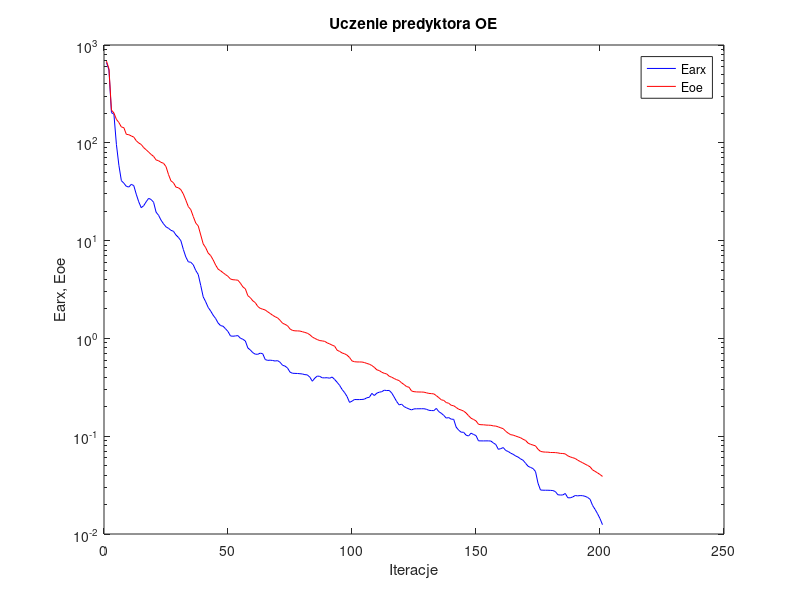
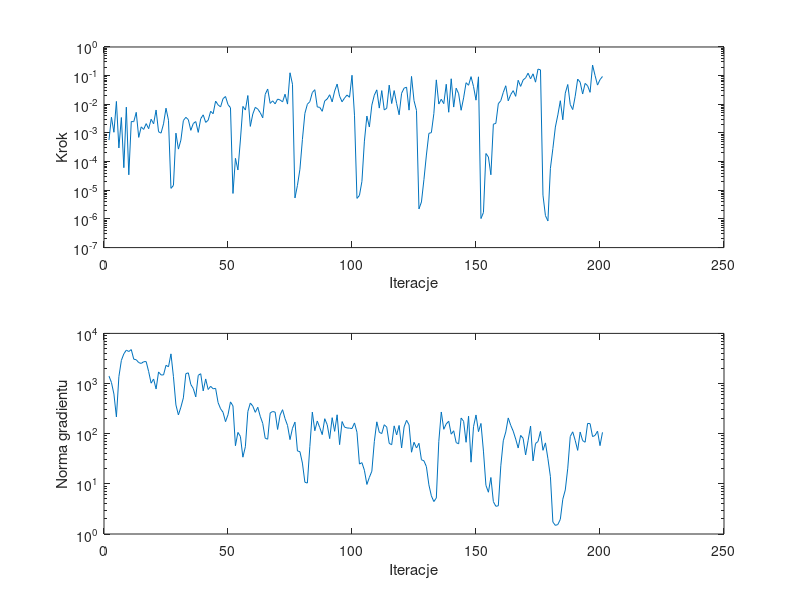

Source code (MATLAB) for these figures, in order:
%uczenie predyktora oe
clear all;
n=0; farx(n+1)=6.619626e+002; foe(n+1)=6.842636e+002; wspucz(n+1)=0.000000e+000; ng(n+1)=0.000000e+000;
%odnowa zmiennej metryki
n=1; farx(n+1)=5.558534e+002; foe(n+1)=5.716702e+002; krok(n+1)=5.636956e-004; ng(n+1)=1.409156e+003;
n=2; farx(n+1)=2.036499e+002; foe(n+1)=2.158086e+002; krok(n+1)=3.544455e-003; ng(n+1)=1.052633e+003;
n=3; farx(n+1)=1.956410e+002; foe(n+1)=2.019152e+002; krok(n+1)=1.058508e-003; ng(n+1)=6.168479e+002;
n=4; farx(n+1)=9.634719e+001; foe(n+1)=1.736535e+002; krok(n+1)=1.260621e-002; ng(n+1)=2.162419e+002;
n=5; farx(n+1)=5.890571e+001; foe(n+1)=1.611949e+002; krok(n+1)=2.995066e-004; ng(n+1)=1.371132e+003;
n=6; farx(n+1)=4.101895e+001; foe(n+1)=1.451453e+002; krok(n+1)=3.460293e-003; ng(n+1)=2.893570e+003;
n=7; farx(n+1)=3.864625e+001; foe(n+1)=1.429284e+002; krok(n+1)=6.140602e-005; ng(n+1)=3.915590e+003;
n=8; farx(n+1)=3.588982e+001; foe(n+1)=1.221254e+002; krok(n+1)=7.946434e-003; ng(n+1)=4.634063e+003;
n=9; farx(n+1)=3.528145e+001; foe(n+1)=1.209780e+002; krok(n+1)=3.466942e-005; ng(n+1)=4.353205e+003;
n=10; farx(n+1)=3.759886e+001; foe(n+1)=1.175714e+002; krok(n+1)=2.510374e-003; ng(n+1)=4.752175e+003;
n=11; farx(n+1)=3.652905e+001; foe(n+1)=1.143398e+002; krok(n+1)=2.474886e-003; ng(n+1)=3.057785e+003;
n=12; farx(n+1)=2.982662e+001; foe(n+1)=1.051412e+002; krok(n+1)=5.241643e-003; ng(n+1)=2.981313e+003;
n=13; farx(n+1)=2.494942e+001; foe(n+1)=9.952640e+001; krok(n+1)=7.010405e-004; ng(n+1)=2.616621e+003;
n=14; farx(n+1)=2.170706e+001; foe(n+1)=9.621152e+001; krok(n+1)=1.631651e-003; ng(n+1)=2.518340e+003;
n=15; farx(n+1)=2.274668e+001; foe(n+1)=8.927516e+001; krok(n+1)=1.329544e-003; ng(n+1)=2.725657e+003;
n=16; farx(n+1)=2.496044e+001; foe(n+1)=8.488243e+001; krok(n+1)=2.118327e-003; ng(n+1)=2.741631e+003;
n=17; farx(n+1)=2.703865e+001; foe(n+1)=8.035572e+001; krok(n+1)=1.409080e-003; ng(n+1)=1.735987e+003;
n=18; farx(n+1)=2.632246e+001; foe(n+1)=7.603707e+001; krok(n+1)=3.011555e-003; ng(n+1)=1.017608e+003;
n=19; farx(n+1)=2.463931e+001; foe(n+1)=7.258865e+001; krok(n+1)=2.086706e-003; ng(n+1)=1.231595e+003;
n=20; farx(n+1)=1.952696e+001; foe(n+1)=6.683412e+001; krok(n+1)=6.324208e-003; ng(n+1)=7.788616e+002;
n=21; farx(n+1)=1.814745e+001; foe(n+1)=6.557123e+001; krok(n+1)=1.102111e-003; ng(n+1)=1.704306e+003;
n=22; farx(n+1)=1.617884e+001; foe(n+1)=6.311332e+001; krok(n+1)=9.854180e-004; ng(n+1)=1.485700e+003;
n=23; farx(n+1)=1.484698e+001; foe(n+1)=6.175841e+001; krok(n+1)=2.075244e-003; ng(n+1)=1.484745e+003;
n=24; farx(n+1)=1.382475e+001; foe(n+1)=5.711732e+001; krok(n+1)=7.321912e-003; ng(n+1)=2.309812e+003;
n=25; farx(n+1)=1.336116e+001; foe(n+1)=4.741810e+001; krok(n+1)=2.774090e-003; ng(n+1)=2.157439e+003;
%odnowa zmiennej metryki
n=26; farx(n+1)=1.273668e+001; foe(n+1)=4.080359e+001; krok(n+1)=1.165470e-005; ng(n+1)=3.906557e+003;
n=27; farx(n+1)=1.245999e+001; foe(n+1)=3.908001e+001; krok(n+1)=1.476011e-005; ng(n+1)=1.370352e+003;
n=28; farx(n+1)=1.142440e+001; foe(n+1)=3.522174e+001; krok(n+1)=9.855289e-004; ng(n+1)=3.744710e+002;
n=29; farx(n+1)=1.078146e+001; foe(n+1)=3.471167e+001; krok(n+1)=2.734728e-004; ng(n+1)=2.369798e+002;
n=30; farx(n+1)=9.965820e+000; foe(n+1)=3.316410e+001; krok(n+1)=5.617933e-004; ng(n+1)=3.374756e+002;
n=31; farx(n+1)=8.110691e+000; foe(n+1)=2.989836e+001; krok(n+1)=2.707062e-003; ng(n+1)=5.181243e+002;
n=32; farx(n+1)=6.793614e+000; foe(n+1)=2.588558e+001; krok(n+1)=3.516052e-003; ng(n+1)=1.574145e+003;
n=33; farx(n+1)=6.064477e+000; foe(n+1)=2.225815e+001; krok(n+1)=2.926191e-003; ng(n+1)=1.635256e+003;
n=34; farx(n+1)=6.007172e+000; foe(n+1)=2.071437e+001; krok(n+1)=1.234892e-003; ng(n+1)=9.587229e+002;
n=35; farx(n+1)=5.655093e+000; foe(n+1)=1.761116e+001; krok(n+1)=2.133311e-003; ng(n+1)=7.960754e+002;
n=36; farx(n+1)=4.947914e+000; foe(n+1)=1.511317e+001; krok(n+1)=2.500228e-003; ng(n+1)=5.419696e+002;
n=37; farx(n+1)=4.500903e+000; foe(n+1)=1.411909e+001; krok(n+1)=1.047362e-003; ng(n+1)=1.458185e+003;
n=38; farx(n+1)=3.482243e+000; foe(n+1)=1.142528e+001; krok(n+1)=3.144401e-003; ng(n+1)=1.570165e+003;
n=39; farx(n+1)=2.661669e+000; foe(n+1)=9.256932e+000; krok(n+1)=4.290347e-003; ng(n+1)=7.137740e+002;
n=40; farx(n+1)=2.370089e+000; foe(n+1)=8.464231e+000; krok(n+1)=2.339724e-003; ng(n+1)=1.235203e+003;
n=41; farx(n+1)=2.076092e+000; foe(n+1)=7.463645e+000; krok(n+1)=2.778799e-003; ng(n+1)=7.604077e+002;
n=42; farx(n+1)=1.907561e+000; foe(n+1)=7.031824e+000; krok(n+1)=5.711090e-003; ng(n+1)=8.814065e+002;
n=43; farx(n+1)=1.727649e+000; foe(n+1)=6.360451e+000; krok(n+1)=4.687691e-003; ng(n+1)=7.860566e+002;
n=44; farx(n+1)=1.598912e+000; foe(n+1)=5.631220e+000; krok(n+1)=1.295158e-002; ng(n+1)=8.011658e+002;
n=45; farx(n+1)=1.438557e+000; foe(n+1)=5.110932e+000; krok(n+1)=9.552064e-003; ng(n+1)=4.171052e+002;
n=46; farx(n+1)=1.351802e+000; foe(n+1)=4.918180e+000; krok(n+1)=8.092065e-003; ng(n+1)=3.145836e+002;
n=47; farx(n+1)=1.332286e+000; foe(n+1)=4.696639e+000; krok(n+1)=1.576669e-002; ng(n+1)=2.668552e+002;
n=48; farx(n+1)=1.254714e+000; foe(n+1)=4.493642e+000; krok(n+1)=1.868912e-002; ng(n+1)=1.738624e+002;
n=49; farx(n+1)=1.175878e+000; foe(n+1)=4.310594e+000; krok(n+1)=9.752865e-003; ng(n+1)=2.388883e+002;
n=50; farx(n+1)=1.059047e+000; foe(n+1)=4.045934e+000; krok(n+1)=7.592571e-003; ng(n+1)=4.307707e+002;
%odnowa zmiennej metryki
n=51; farx(n+1)=1.052887e+000; foe(n+1)=3.980247e+000; krok(n+1)=7.746296e-006; ng(n+1)=3.580568e+002;
n=52; farx(n+1)=1.059957e+000; foe(n+1)=3.963824e+000; krok(n+1)=1.304191e-004; ng(n+1)=5.754668e+001;
n=53; farx(n+1)=1.068210e+000; foe(n+1)=3.933583e+000; krok(n+1)=5.111781e-005; ng(n+1)=1.060792e+002;
n=54; farx(n+1)=1.003908e+000; foe(n+1)=3.668296e+000; krok(n+1)=5.685319e-004; ng(n+1)=8.829147e+001;
n=55; farx(n+1)=9.800289e-001; foe(n+1)=3.364184e+000; krok(n+1)=8.443488e-003; ng(n+1)=3.402509e+001;
n=56; farx(n+1)=9.408515e-001; foe(n+1)=3.211094e+000; krok(n+1)=6.303106e-003; ng(n+1)=5.495010e+001;
n=57; farx(n+1)=7.982244e-001; foe(n+1)=2.732579e+000; krok(n+1)=2.024365e-002; ng(n+1)=2.765925e+002;
n=58; farx(n+1)=7.617199e-001; foe(n+1)=2.607824e+000; krok(n+1)=1.694223e-003; ng(n+1)=4.085903e+002;
n=59; farx(n+1)=7.147967e-001; foe(n+1)=2.422536e+000; krok(n+1)=4.578975e-003; ng(n+1)=3.543773e+002;
n=60; farx(n+1)=6.899913e-001; foe(n+1)=2.322205e+000; krok(n+1)=7.824004e-003; ng(n+1)=2.665774e+002;
n=61; farx(n+1)=6.878241e-001; foe(n+1)=2.120883e+000; krok(n+1)=6.817777e-003; ng(n+1)=3.367589e+002;
n=62; farx(n+1)=7.069256e-001; foe(n+1)=2.028893e+000; krok(n+1)=5.107684e-003; ng(n+1)=2.224349e+002;
n=63; farx(n+1)=6.972601e-001; foe(n+1)=1.988801e+000; krok(n+1)=3.376031e-003; ng(n+1)=1.609470e+002;
n=64; farx(n+1)=6.081743e-001; foe(n+1)=1.953136e+000; krok(n+1)=2.223039e-002; ng(n+1)=8.115701e+001;
n=65; farx(n+1)=5.960176e-001; foe(n+1)=1.871088e+000; krok(n+1)=3.413297e-002; ng(n+1)=7.771878e+001;
n=66; farx(n+1)=5.989939e-001; foe(n+1)=1.799420e+000; krok(n+1)=1.076348e-002; ng(n+1)=2.588855e+002;
n=67; farx(n+1)=5.945405e-001; foe(n+1)=1.724335e+000; krok(n+1)=1.321526e-002; ng(n+1)=2.771640e+002;
n=68; farx(n+1)=5.873916e-001; foe(n+1)=1.665635e+000; krok(n+1)=1.037360e-002; ng(n+1)=2.696634e+002;
n=69; farx(n+1)=5.923465e-001; foe(n+1)=1.620645e+000; krok(n+1)=1.520419e-002; ng(n+1)=1.214517e+002;
n=70; farx(n+1)=5.698988e-001; foe(n+1)=1.530164e+000; krok(n+1)=1.417782e-002; ng(n+1)=2.351073e+002;
n=71; farx(n+1)=5.309576e-001; foe(n+1)=1.428896e+000; krok(n+1)=1.213054e-002; ng(n+1)=3.011369e+002;
n=72; farx(n+1)=5.212952e-001; foe(n+1)=1.392035e+000; krok(n+1)=2.251094e-002; ng(n+1)=2.000649e+002;
n=73; farx(n+1)=4.979017e-001; foe(n+1)=1.347504e+000; krok(n+1)=1.017451e-002; ng(n+1)=1.461460e+002;
n=74; farx(n+1)=4.522120e-001; foe(n+1)=1.249829e+000; krok(n+1)=1.257595e-001; ng(n+1)=7.627752e+001;
n=75; farx(n+1)=4.401364e-001; foe(n+1)=1.207022e+000; krok(n+1)=5.018717e-002; ng(n+1)=1.284336e+002;
%odnowa zmiennej metryki
n=76; farx(n+1)=4.388614e-001; foe(n+1)=1.194986e+000; krok(n+1)=5.403553e-006; ng(n+1)=1.704207e+002;
n=77; farx(n+1)=4.378464e-001; foe(n+1)=1.193123e+000; krok(n+1)=1.484032e-005; ng(n+1)=4.525215e+001;
n=78; farx(n+1)=4.355279e-001; foe(n+1)=1.188965e+000; krok(n+1)=5.434585e-005; ng(n+1)=4.387773e+001;
n=79; farx(n+1)=4.327095e-001; foe(n+1)=1.169809e+000; krok(n+1)=5.871034e-004; ng(n+1)=2.596766e+001;
n=80; farx(n+1)=4.262283e-001; foe(n+1)=1.151041e+000; krok(n+1)=4.812762e-003; ng(n+1)=1.077074e+001;
n=81; farx(n+1)=4.234130e-001; foe(n+1)=1.129188e+000; krok(n+1)=1.004150e-002; ng(n+1)=1.037138e+001;
n=82; farx(n+1)=4.016587e-001; foe(n+1)=1.090104e+000; krok(n+1)=1.238474e-002; ng(n+1)=5.538122e+001;
n=83; farx(n+1)=3.648409e-001; foe(n+1)=1.033621e+000; krok(n+1)=2.571924e-002; ng(n+1)=2.696207e+002;
n=84; farx(n+1)=3.922373e-001; foe(n+1)=9.993530e-001; krok(n+1)=3.234070e-002; ng(n+1)=1.145684e+002;
n=85; farx(n+1)=4.122608e-001; foe(n+1)=9.729964e-001; krok(n+1)=8.108299e-003; ng(n+1)=1.790124e+002;
n=86; farx(n+1)=4.091391e-001; foe(n+1)=9.497028e-001; krok(n+1)=7.796370e-003; ng(n+1)=1.322238e+002;
n=87; farx(n+1)=3.953417e-001; foe(n+1)=9.430416e-001; krok(n+1)=5.699196e-003; ng(n+1)=9.588664e+001;
n=88; farx(n+1)=3.951867e-001; foe(n+1)=9.327201e-001; krok(n+1)=1.311143e-002; ng(n+1)=1.989704e+002;
n=89; farx(n+1)=3.962152e-001; foe(n+1)=9.000704e-001; krok(n+1)=1.536047e-002; ng(n+1)=1.514273e+002;
n=90; farx(n+1)=3.918507e-001; foe(n+1)=8.782019e-001; krok(n+1)=2.156300e-002; ng(n+1)=7.984101e+001;
n=91; farx(n+1)=4.028676e-001; foe(n+1)=8.532454e-001; krok(n+1)=1.214360e-002; ng(n+1)=2.086465e+002;
n=92; farx(n+1)=3.802277e-001; foe(n+1)=8.326984e-001; krok(n+1)=2.900728e-002; ng(n+1)=1.114765e+002;
n=93; farx(n+1)=3.558179e-001; foe(n+1)=7.567440e-001; krok(n+1)=5.079872e-002; ng(n+1)=2.382884e+002;
n=94; farx(n+1)=3.310355e-001; foe(n+1)=7.363054e-001; krok(n+1)=1.920518e-002; ng(n+1)=6.056984e+001;
n=95; farx(n+1)=3.006335e-001; foe(n+1)=7.099300e-001; krok(n+1)=1.223760e-002; ng(n+1)=1.746659e+002;
n=96; farx(n+1)=2.793405e-001; foe(n+1)=6.964875e-001; krok(n+1)=1.661484e-002; ng(n+1)=1.350901e+002;
n=97; farx(n+1)=2.547737e-001; foe(n+1)=6.742353e-001; krok(n+1)=2.107351e-002; ng(n+1)=1.302301e+002;
n=98; farx(n+1)=2.217112e-001; foe(n+1)=6.381587e-001; krok(n+1)=1.759944e-002; ng(n+1)=1.290348e+002;
n=99; farx(n+1)=2.281399e-001; foe(n+1)=5.885249e-001; krok(n+1)=1.032026e-001; ng(n+1)=1.266442e+002;
n=100; farx(n+1)=2.373182e-001; foe(n+1)=5.774762e-001; krok(n+1)=4.173411e-003; ng(n+1)=1.639744e+002;
%odnowa zmiennej metryki
n=101; farx(n+1)=2.368038e-001; foe(n+1)=5.744502e-001; krok(n+1)=5.209906e-006; ng(n+1)=1.069336e+002;
n=102; farx(n+1)=2.368835e-001; foe(n+1)=5.742867e-001; krok(n+1)=6.609021e-006; ng(n+1)=2.479083e+001;
n=103; farx(n+1)=2.374306e-001; foe(n+1)=5.735443e-001; krok(n+1)=2.042530e-005; ng(n+1)=2.649783e+001;
n=104; farx(n+1)=2.392906e-001; foe(n+1)=5.665237e-001; krok(n+1)=5.188110e-004; ng(n+1)=1.865473e+001;
n=105; farx(n+1)=2.472546e-001; foe(n+1)=5.544417e-001; krok(n+1)=3.890421e-003; ng(n+1)=9.726251e+000;
n=106; farx(n+1)=2.499710e-001; foe(n+1)=5.446163e-001; krok(n+1)=1.611746e-003; ng(n+1)=1.346681e+001;
n=107; farx(n+1)=2.741959e-001; foe(n+1)=5.280991e-001; krok(n+1)=9.356732e-003; ng(n+1)=1.786879e+001;
n=108; farx(n+1)=2.605469e-001; foe(n+1)=5.058889e-001; krok(n+1)=2.085765e-002; ng(n+1)=6.965321e+001;
n=109; farx(n+1)=2.755233e-001; foe(n+1)=4.772625e-001; krok(n+1)=3.192003e-002; ng(n+1)=1.724700e+002;
n=110; farx(n+1)=2.819036e-001; foe(n+1)=4.690199e-001; krok(n+1)=7.366454e-003; ng(n+1)=1.065724e+002;
n=111; farx(n+1)=2.851625e-001; foe(n+1)=4.506973e-001; krok(n+1)=3.006802e-002; ng(n+1)=1.005742e+002;
n=112; farx(n+1)=2.954777e-001; foe(n+1)=4.399105e-001; krok(n+1)=6.353015e-003; ng(n+1)=1.508471e+002;
n=113; farx(n+1)=2.929366e-001; foe(n+1)=4.329442e-001; krok(n+1)=7.251821e-003; ng(n+1)=1.355817e+002;
n=114; farx(n+1)=2.937395e-001; foe(n+1)=4.101397e-001; krok(n+1)=4.669156e-002; ng(n+1)=6.421973e+001;
n=115; farx(n+1)=2.770642e-001; foe(n+1)=4.010534e-001; krok(n+1)=1.063635e-002; ng(n+1)=6.025496e+001;
n=116; farx(n+1)=2.513913e-001; foe(n+1)=3.888441e-001; krok(n+1)=3.012318e-002; ng(n+1)=1.432043e+002;
n=117; farx(n+1)=2.263190e-001; foe(n+1)=3.782277e-001; krok(n+1)=1.059021e-002; ng(n+1)=9.465333e+001;
n=118; farx(n+1)=2.090984e-001; foe(n+1)=3.703257e-001; krok(n+1)=4.315901e-003; ng(n+1)=1.460010e+002;
n=119; farx(n+1)=2.125088e-001; foe(n+1)=3.512220e-001; krok(n+1)=2.428721e-002; ng(n+1)=5.191584e+001;
n=120; farx(n+1)=2.008071e-001; foe(n+1)=3.374258e-001; krok(n+1)=3.651364e-002; ng(n+1)=1.362047e+002;
n=121; farx(n+1)=1.948006e-001; foe(n+1)=3.216373e-001; krok(n+1)=3.962827e-002; ng(n+1)=1.848805e+002;
n=122; farx(n+1)=1.898996e-001; foe(n+1)=3.167269e-001; krok(n+1)=6.256921e-003; ng(n+1)=1.505515e+002;
n=123; farx(n+1)=1.858482e-001; foe(n+1)=2.902068e-001; krok(n+1)=9.406594e-002; ng(n+1)=4.271714e+001;
n=124; farx(n+1)=1.901389e-001; foe(n+1)=2.853137e-001; krok(n+1)=1.345640e-002; ng(n+1)=6.747813e+001;
n=125; farx(n+1)=1.906981e-001; foe(n+1)=2.837290e-001; krok(n+1)=6.130766e-003; ng(n+1)=5.192764e+001;
%odnowa zmiennej metryki
n=126; farx(n+1)=1.907831e-001; foe(n+1)=2.831578e-001; krok(n+1)=2.233942e-006; ng(n+1)=6.437564e+001;
n=127; farx(n+1)=1.909030e-001; foe(n+1)=2.829258e-001; krok(n+1)=3.910923e-006; ng(n+1)=3.019047e+001;
n=128; farx(n+1)=1.909353e-001; foe(n+1)=2.820684e-001; krok(n+1)=2.351238e-005; ng(n+1)=2.882086e+001;
n=129; farx(n+1)=1.885395e-001; foe(n+1)=2.778272e-001; krok(n+1)=1.697983e-004; ng(n+1)=2.207054e+001;
n=130; farx(n+1)=1.840036e-001; foe(n+1)=2.739217e-001; krok(n+1)=9.697088e-004; ng(n+1)=9.560788e+000;
n=131; farx(n+1)=1.829914e-001; foe(n+1)=2.725135e-001; krok(n+1)=1.026670e-003; ng(n+1)=5.765599e+000;
n=132; farx(n+1)=1.825910e-001; foe(n+1)=2.708277e-001; krok(n+1)=4.702595e-003; ng(n+1)=4.434439e+000;
n=133; farx(n+1)=1.925217e-001; foe(n+1)=2.598664e-001; krok(n+1)=7.119534e-002; ng(n+1)=5.226148e+000;
n=134; farx(n+1)=1.782903e-001; foe(n+1)=2.478472e-001; krok(n+1)=1.019447e-002; ng(n+1)=7.033873e+001;
n=135; farx(n+1)=1.716621e-001; foe(n+1)=2.357364e-001; krok(n+1)=1.501192e-002; ng(n+1)=2.710363e+002;
n=136; farx(n+1)=1.632286e-001; foe(n+1)=2.321384e-001; krok(n+1)=1.053841e-002; ng(n+1)=1.224716e+002;
n=137; farx(n+1)=1.531606e-001; foe(n+1)=2.208693e-001; krok(n+1)=5.005537e-002; ng(n+1)=1.567474e+002;
n=138; farx(n+1)=1.549747e-001; foe(n+1)=2.172271e-001; krok(n+1)=5.282995e-003; ng(n+1)=1.774434e+002;
n=139; farx(n+1)=1.493802e-001; foe(n+1)=2.071087e-001; krok(n+1)=7.780615e-002; ng(n+1)=9.788419e+001;
n=140; farx(n+1)=1.488424e-001; foe(n+1)=2.047342e-001; krok(n+1)=8.003391e-003; ng(n+1)=1.143760e+002;
n=141; farx(n+1)=1.238332e-001; foe(n+1)=1.967984e-001; krok(n+1)=3.660091e-002; ng(n+1)=6.656095e+001;
n=142; farx(n+1)=1.153965e-001; foe(n+1)=1.887371e-001; krok(n+1)=2.340953e-002; ng(n+1)=6.271253e+001;
n=143; farx(n+1)=1.098855e-001; foe(n+1)=1.853135e-001; krok(n+1)=6.192369e-003; ng(n+1)=2.054923e+002;
n=144; farx(n+1)=1.097383e-001; foe(n+1)=1.807117e-001; krok(n+1)=1.673020e-002; ng(n+1)=1.768519e+002;
n=145; farx(n+1)=1.024625e-001; foe(n+1)=1.727843e-001; krok(n+1)=5.671128e-002; ng(n+1)=6.739674e+001;
n=146; farx(n+1)=1.005368e-001; foe(n+1)=1.619365e-001; krok(n+1)=4.614317e-002; ng(n+1)=2.234812e+002;
n=147; farx(n+1)=1.074368e-001; foe(n+1)=1.526876e-001; krok(n+1)=9.233170e-002; ng(n+1)=2.705246e+001;
n=148; farx(n+1)=1.041683e-001; foe(n+1)=1.483762e-001; krok(n+1)=4.160550e-002; ng(n+1)=1.380149e+002;
n=149; farx(n+1)=1.015098e-001; foe(n+1)=1.433863e-001; krok(n+1)=1.394241e-002; ng(n+1)=2.364584e+002;
n=150; farx(n+1)=8.966367e-002; foe(n+1)=1.324253e-001; krok(n+1)=9.089589e-002; ng(n+1)=1.098902e+002;
%odnowa zmiennej metryki
n=151; farx(n+1)=8.955741e-002; foe(n+1)=1.310443e-001; krok(n+1)=1.030627e-006; ng(n+1)=1.600910e+002;
n=152; farx(n+1)=8.951045e-002; foe(n+1)=1.308678e-001; krok(n+1)=1.673753e-006; ng(n+1)=4.497379e+001;
n=153; farx(n+1)=8.958375e-002; foe(n+1)=1.299590e-001; krok(n+1)=1.915864e-004; ng(n+1)=9.347569e+000;
n=154; farx(n+1)=8.956990e-002; foe(n+1)=1.296582e-001; krok(n+1)=1.448755e-004; ng(n+1)=6.808189e+000;
n=155; farx(n+1)=8.925117e-002; foe(n+1)=1.292602e-001; krok(n+1)=3.476335e-005; ng(n+1)=1.339188e+001;
n=156; farx(n+1)=8.532656e-002; foe(n+1)=1.274942e-001; krok(n+1)=2.027075e-003; ng(n+1)=4.419089e+000;
n=157; farx(n+1)=8.219703e-002; foe(n+1)=1.268807e-001; krok(n+1)=2.156451e-003; ng(n+1)=3.569169e+000;
n=158; farx(n+1)=7.341752e-002; foe(n+1)=1.245233e-001; krok(n+1)=1.048565e-002; ng(n+1)=3.654346e+000;
n=159; farx(n+1)=7.466717e-002; foe(n+1)=1.217403e-001; krok(n+1)=1.340015e-002; ng(n+1)=2.288244e+001;
n=160; farx(n+1)=7.652972e-002; foe(n+1)=1.192683e-001; krok(n+1)=2.598758e-002; ng(n+1)=7.225513e+001;
n=161; farx(n+1)=7.135547e-002; foe(n+1)=1.121821e-001; krok(n+1)=4.438543e-002; ng(n+1)=1.082409e+002;
n=162; farx(n+1)=6.979107e-002; foe(n+1)=1.073218e-001; krok(n+1)=1.321526e-002; ng(n+1)=2.062123e+002;
n=163; farx(n+1)=6.700810e-002; foe(n+1)=1.036223e-001; krok(n+1)=2.191235e-002; ng(n+1)=1.468323e+002;
n=164; farx(n+1)=6.526707e-002; foe(n+1)=1.025695e-001; krok(n+1)=2.992730e-002; ng(n+1)=1.124260e+002;
n=165; farx(n+1)=6.272734e-002; foe(n+1)=1.002941e-001; krok(n+1)=1.894771e-002; ng(n+1)=7.835570e+001;
n=166; farx(n+1)=6.115020e-002; foe(n+1)=9.836771e-002; krok(n+1)=6.900644e-002; ng(n+1)=5.186711e+001;
n=167; farx(n+1)=5.852668e-002; foe(n+1)=9.631368e-002; krok(n+1)=4.218186e-002; ng(n+1)=9.252705e+001;
n=168; farx(n+1)=5.674098e-002; foe(n+1)=9.296420e-002; krok(n+1)=7.039776e-002; ng(n+1)=8.081491e+001;
n=169; farx(n+1)=5.281748e-002; foe(n+1)=9.046404e-002; krok(n+1)=8.388517e-002; ng(n+1)=3.767730e+001;
n=170; farx(n+1)=4.928914e-002; foe(n+1)=8.493887e-002; krok(n+1)=1.217528e-001; ng(n+1)=7.247089e+001;
n=171; farx(n+1)=4.790419e-002; foe(n+1)=8.264288e-002; krok(n+1)=7.753372e-002; ng(n+1)=1.423078e+002;
n=172; farx(n+1)=4.670202e-002; foe(n+1)=8.115959e-002; krok(n+1)=1.158784e-001; ng(n+1)=2.869635e+001;
n=173; farx(n+1)=4.351319e-002; foe(n+1)=7.963789e-002; krok(n+1)=5.918252e-002; ng(n+1)=6.371475e+001;
n=174; farx(n+1)=3.306933e-002; foe(n+1)=7.351597e-002; krok(n+1)=1.694093e-001; ng(n+1)=6.996759e+001;
n=175; farx(n+1)=2.817278e-002; foe(n+1)=6.997720e-002; krok(n+1)=1.591991e-001; ng(n+1)=1.109628e+002;
%odnowa zmiennej metryki
n=176; farx(n+1)=2.804567e-002; foe(n+1)=6.909727e-002; krok(n+1)=6.763611e-006; ng(n+1)=4.665803e+001;
n=177; farx(n+1)=2.801937e-002; foe(n+1)=6.876210e-002; krok(n+1)=1.300472e-006; ng(n+1)=6.561329e+001;
n=178; farx(n+1)=2.801646e-002; foe(n+1)=6.869713e-002; krok(n+1)=8.510487e-007; ng(n+1)=3.170169e+001;
n=179; farx(n+1)=2.794056e-002; foe(n+1)=6.814680e-002; krok(n+1)=5.815705e-005; ng(n+1)=1.396722e+001;
n=180; farx(n+1)=2.780720e-002; foe(n+1)=6.810074e-002; krok(n+1)=2.881993e-004; ng(n+1)=1.731671e+000;
n=181; farx(n+1)=2.716559e-002; foe(n+1)=6.797346e-002; krok(n+1)=1.604967e-003; ng(n+1)=1.485624e+000;
n=182; farx(n+1)=2.519683e-002; foe(n+1)=6.750912e-002; krok(n+1)=4.267031e-003; ng(n+1)=1.544631e+000;
n=183; farx(n+1)=2.503402e-002; foe(n+1)=6.670775e-002; krok(n+1)=1.333847e-002; ng(n+1)=1.961524e+000;
n=184; farx(n+1)=2.506763e-002; foe(n+1)=6.655273e-002; krok(n+1)=2.883948e-003; ng(n+1)=4.939485e+000;
n=185; farx(n+1)=2.597072e-002; foe(n+1)=6.590271e-002; krok(n+1)=2.452306e-002; ng(n+1)=7.556249e+000;
n=186; farx(n+1)=2.347951e-002; foe(n+1)=6.302149e-002; krok(n+1)=4.904612e-002; ng(n+1)=2.053638e+001;
n=187; farx(n+1)=2.343701e-002; foe(n+1)=6.143207e-002; krok(n+1)=9.824309e-003; ng(n+1)=8.803985e+001;
n=188; farx(n+1)=2.393121e-002; foe(n+1)=6.026802e-002; krok(n+1)=6.544675e-003; ng(n+1)=1.089472e+002;
n=189; farx(n+1)=2.473057e-002; foe(n+1)=5.918349e-002; krok(n+1)=1.912971e-002; ng(n+1)=7.351690e+001;
n=190; farx(n+1)=2.455178e-002; foe(n+1)=5.687009e-002; krok(n+1)=7.587642e-002; ng(n+1)=4.650763e+001;
n=191; farx(n+1)=2.471026e-002; foe(n+1)=5.514574e-002; krok(n+1)=5.908701e-002; ng(n+1)=1.079161e+002;
n=192; farx(n+1)=2.464452e-002; foe(n+1)=5.349104e-002; krok(n+1)=2.284436e-002; ng(n+1)=7.282878e+001;
n=193; farx(n+1)=2.428386e-002; foe(n+1)=5.182547e-002; krok(n+1)=5.359529e-002; ng(n+1)=6.755253e+001;
n=194; farx(n+1)=2.365767e-002; foe(n+1)=5.024991e-002; krok(n+1)=4.446078e-002; ng(n+1)=1.603713e+002;
n=195; farx(n+1)=2.264977e-002; foe(n+1)=4.862873e-002; krok(n+1)=2.618049e-002; ng(n+1)=1.586139e+002;
n=196; farx(n+1)=1.959494e-002; foe(n+1)=4.522790e-002; krok(n+1)=2.343012e-001; ng(n+1)=8.745053e+001;
n=197; farx(n+1)=1.786906e-002; foe(n+1)=4.372643e-002; krok(n+1)=1.016482e-001; ng(n+1)=9.244350e+001;
n=198; farx(n+1)=1.613151e-002; foe(n+1)=4.216894e-002; krok(n+1)=4.681906e-002; ng(n+1)=1.124869e+002;
n=199; farx(n+1)=1.436501e-002; foe(n+1)=4.059338e-002; krok(n+1)=7.255280e-002; ng(n+1)=5.778952e+001;
n=200; farx(n+1)=1.245487e-002; foe(n+1)=3.878877e-002; krok(n+1)=9.327289e-002; ng(n+1)=1.064532e+002;

figure; semilogy(farx,'b'); hold on; semilogy(foe,'r'); xlabel('Iteracje'); ylabel('Earx, Eoe'); legend('Earx','Eoe'); title('Uczenie predyktora OE');
figure; subplot(2,1,1); semilogy(krok); xlabel('Iteracje'); ylabel('Krok');
subplot(2,1,2); semilogy(ng); xlabel('Iteracje'); ylabel('Norma gradientu');
Earx=farx(n+1)
Eoe=foe(n+1)
